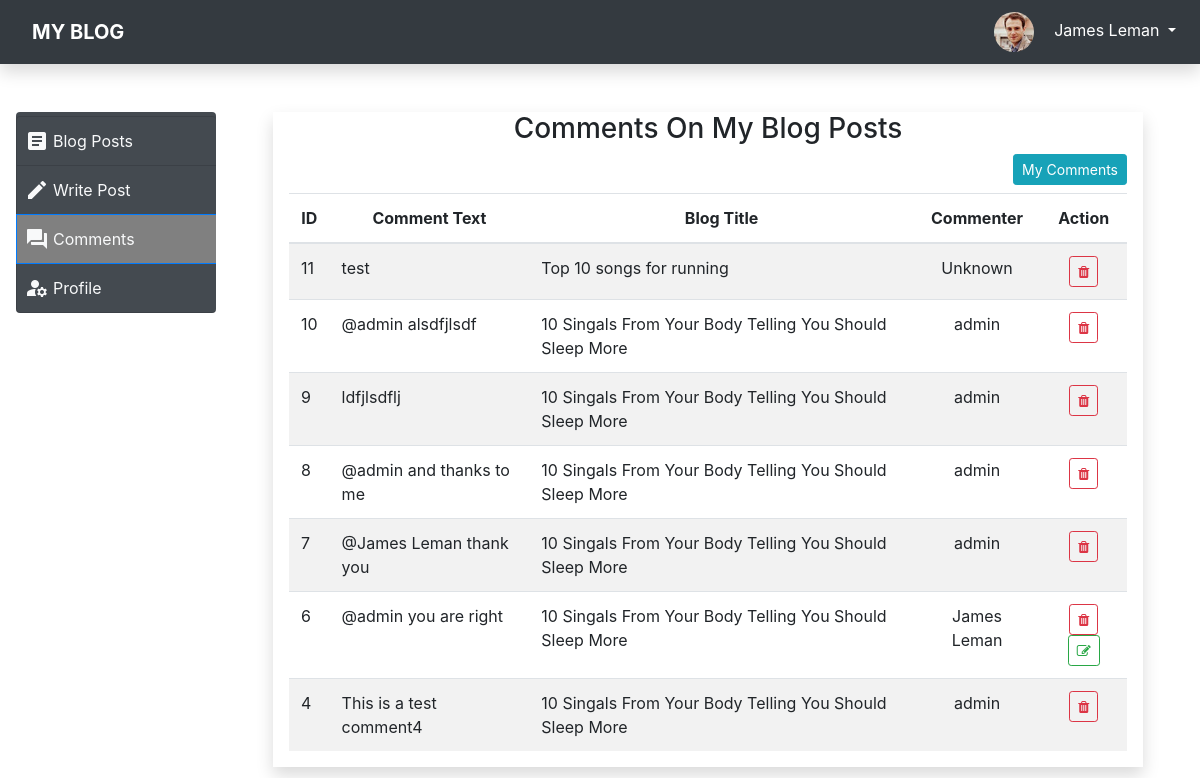
The app's page /site/admin/comments.php (signed in) with its own data.
### tables this page shows
CREATE TABLE `users` (
  `id` int(11) NOT NULL AUTO_INCREMENT,
  `name` varchar(200) NOT NULL,
  `email` varchar(100) NOT NULL,
  `password` varchar(100) NOT NULL,
  `profile_pic_path` varchar(100) DEFAULT NULL,
  `is_admin` tinyint(1) NOT NULL DEFAULT '0',
  PRIMARY KEY (`id`),
  UNIQUE KEY `user_email` (`email`)
);

CREATE TABLE `comments` (
  `id` int(11) NOT NULL AUTO_INCREMENT,
  `comment_text` varchar(200) NOT NULL,
  `blog_id` int(11) NOT NULL,
  `user_id` int(11) DEFAULT NULL,
  PRIMARY KEY (`id`),
  KEY `fk_to_bloggg_id` (`blog_id`),
  KEY `user_id` (`user_id`),
  CONSTRAINT `fk_to_bloggg_id` FOREIGN KEY (`blog_id`) REFERENCES `blogs` (`id`) ON DELETE CASCADE ON UPDATE CASCADE,
  CONSTRAINT `fk_to_user_id` FOREIGN KEY (`user_id`) REFERENCES `users` (`id`) ON DELETE SET NULL ON UPDATE CASCADE
);

### site/src/DB.php (called while the page is built, shortened)
<?php
class DB
{
    private static $conn;
    public static function conn(): mysqli
    {
        if (!isset(self::$conn))
            self::$conn = new mysqli('localhost', 'id16518670_root', '9<!gVi{3m{/otZD=', 'id16518670_new_blog_db');
        return self::$conn;
    }
    public static function getUserById($id): ?User
    {
        $userRes = self::conn()->query("SELECT * from users where id = $id")->fetch_assoc();
        return new User($userRes['id'], $userRes['name'], $userRes['email'], $userRes['password'], $userRes['profile_pic_path'], $userRes['is_admin']);
    }
}

### site/src/models/User.php (called while the page is built, shortened)
<?php
class User
{
    public function __construct($id, $name, $email, $password, $profile_pic_path, $isAdmin = false)
    {
        $this->id = $id;
        $this->name = $name;
        $this->profile_pic_path = $profile_pic_path;
        $this->isAdmin = $isAdmin;
    }
}

### site/admin/comments.php (the view, shortened to what this page needs)
<?php
$user = DB::getUserById($_SESSION['user_id']);
$userId = $user->id;
$query = "SELECT c.id, c.comment_text, b.title_text, u.name, u.id as user_id FROM
    (SELECT id, title_text FROM blogs WHERE author_id = $userId) b
    JOIN comments c ON c.blog_id = b.id LEFT JOIN users u on c.user_id = u.id";
$query .= " ORDER BY c.id desc;";
$comments = DB::conn()->query($query);
?>
<!doctype html>
<html lang="en">
<head>
    <link rel="stylesheet" href="https://stackpath.bootstrapcdn.com/font-awesome/4.7.0/css/font-awesome.min.css"
>
    <link rel="stylesheet" href="../css/bootstrap.css">
    <link rel="stylesheet" href="style.css">
</head>
<body>
<nav class="py-1 navbar navbar-expand-sm bg-dark navbar-dark shadow" style="z-index: 1000000;">
    <div class="navbar-brand mr-auto">
        <a href="../index.php" class="nav-link text-uppercase brand-font text-white font-weight-bolder">My Blog</a>
    </div>
    <div class="collapse navbar-collapse" id="navContent">
        <div class="w-100 navbar-nav d-flex justify-content-sm-end align-items-end">
            <div class="dropdown">
                <a class="dropdown-toggle nav-link text-white text-right active" type="button"
                   id="dropdownMenuButton"
                   data-toggle="dropdown" aria-haspopup="true" aria-expanded="false">
                    <img style="height: 40px;" class="p-0 w-auto rounded-circle mr-3"
                         src="<?php echo $user->profile_pic_path ?>" alt="profile picture">
                    <?php echo $user->name ?>
                </a>
            </div>
        </div>
    </div>
</nav>
<div class="container-fluid">
    <div class="row mt-5 position-relative">
        <div class="col-3 col-md-2 p-0 m-0 pt-1 h-100 ml-md-3 rounded"
             style="background-color: #444a50; position: sticky; top: 1px;">
            <ul class="list-group p-0">
                <li class="px-2 list-group-item border-right-0 ">
                    <a href="index.php" class="text-light d-flex align-bottom">
                        <span class="material-icons mr-1">article</span>
                        <span class="d-none d-sm-inline">Blog Posts</span>
                    </a>
                </li>
                <li class="px-2 list-group-item border-right-0 ">
                    <a href="post-create.php" class="text-light d-flex align-bottom">
                        <span class="material-icons mr-1">edit</span>
                        <span class="d-none d-sm-inline">Write Post</span>
                    </a>
                </li>
                <li class="px-2 list-group-item border-right-0 active">
                    <a href="comments.php" class="text-light d-flex align-bottom">
                        <span class="material-icons mr-1">forum</span>
                        <span class="d-none d-sm-inline">Comments</span>
                    </a>
                </li>
                <?php if ($user->isAdmin) { ?>
                    <li class="px-2 list-group-item border-right-0">
                        <a href="users.php" class="text-light d-flex align-bottom">
                            <span class="material-icons mr-1">people</span>
                            <span class="d-none d-sm-inline">Users</span>
                        </a>
                    </li>
                    <li class="px-2 list-group-item border-right-0">
                        <a href="categories.php" class="text-light d-flex align-bottom">
                            <span class="material-icons mr-1">category</span>
                            <span class="d-none d-sm-inline">Categories</span>
                        </a>
                    </li>
                    <li class="px-2 list-group-item border-right-0">
                        <a href="tags.php" class="text-light d-flex align-bottom">
                            <span class="material-icons mr-1">tag</span>
                            <span class="d-none d-sm-inline">Tags</span>
                        </a>
                    </li>
                <?php } else { ?>
                    <li class="px-2 list-group-item  border-right-0">
                        <a href="profile.php" class="text-light d-flex align-bottom">
                            <span class="material-icons mr-1">manage_accounts</span>
                            <span class="d-none d-sm-inline">Profile</span>
                        </a>
                    </li>
                <?php } ?>
            </ul>
        </div>
        <div class="col-9 col-md-9 mx-auto">
            <div class=" px-3 mx-auto shadow ">
                <?php if (isset($_GET["my_comments"])) { ?>
                    <h3 class="h3 text-center">My Comments</h3>
                <?php } else { ?>
                    <h3 class="h3 text-center">Comments On <?php if (!$user->isAdmin) echo "My "; ?> Blog Posts</h3>
                <?php } ?>
                <div class="d-flex justify-content-end">
                    <a href="comments.php?my_comments" class="btn btn-sm btn-info">My Comments</a>
                </div>
                <div class="table-responsive my-2">
                    <table class="table table-striped">
                        <thead>
                        <tr>
                            <th scope="col" class="text-center">ID</th>
                            <th scope="col" class="text-center">Comment Text</th>
                            <th scope="col" class="text-center">Blog Title</th>
                            <th scope="col" class="text-center">Commenter</th>
                            <th scope="col" class="text-center">Action</th>
                        </tr>
                        </thead>
                        <tbody>
                        <?php
                        while (($comment = $comments->fetch_assoc())) {
                            $commentId = $comment['id'];
                            ?>
                            <tr>
                                <td scope="row"><?php echo $commentId ?></td>
                                <td scope="row"><?php echo $comment['comment_text']; ?></td>
                                <td scope="row"><?php echo $comment['title_text']; ?></td>
                                <td scope="row" class="text-center"><?php echo empty($comment['name'])?"Unknown":$comment['name']; ?></td>
                                <td scope="row" class="text-center">
                                    <a href="comment-delete.php?<?php echo 'id=' . $comment['id']; ?>"
                                       class="btn btn-sm btn-outline-danger"
                                       onclick="return confirm('Are you sure to delete this comment?')">
                                        <span class="fa fa-trash"></span>
                                    </a>
                                    <?php if ($comment['user_id'] == $user->id) { ?>
                                        <a href="comment-edit.php?<?php echo 'id=' . $comment['id']; ?>"
                                           class="btn btn-sm btn-outline-success">
                                            <span class="fa fa-edit"></span>
                                        </a>
                                    <?php
                                    } ?>
                                </td>
                            </tr>
                            <?php
                        }
                        ?>
                        </tbody>
                    </table>
                </div>
            </div>
        </div>
    </div>
</div>
</body>
</html>

### site/admin/style.css (style rules this page uses)
li.list-group-item { background-color: transparent; }
li.list-group-item.active { background-color: gray; }

### records on screen
users: profile_pic_path (picture), name "James Leman"
comments: id "11", comment_text "test", title_text "Top 10 songs for running", shows "Unknown"
comments: id "10", comment_text "@admin alsdfjlsdf", title_text "10 Singals From Your Body Telling You Should Sleep More", user.name "admin"
comments: id "9", comment_text "ldfjlsdflj", title_text "10 Singals From Your Body Telling You Should Sleep More", user.name "admin"
comments: id "8", comment_text "@admin and thanks to me", title_text "10 Singals From Your Body Telling You Should Sleep More", user.name "admin"
comments: id "7", comment_text "@James Leman thank you", title_text "10 Singals From Your Body Telling You Should Sleep More", user.name "admin"
comments: id "6", comment_text "@admin you are right", title_text "10 Singals From Your Body Telling You Should Sleep More", user.name "James Leman"
comments: id "4", comment_text "This is a test comment4", title_text "10 Singals From Your Body Telling You Should Sleep More", user.name "admin"
